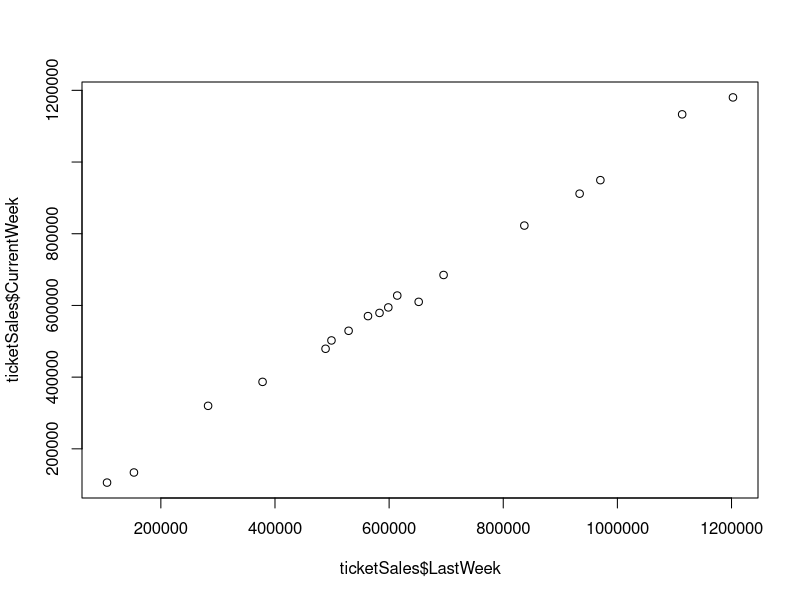
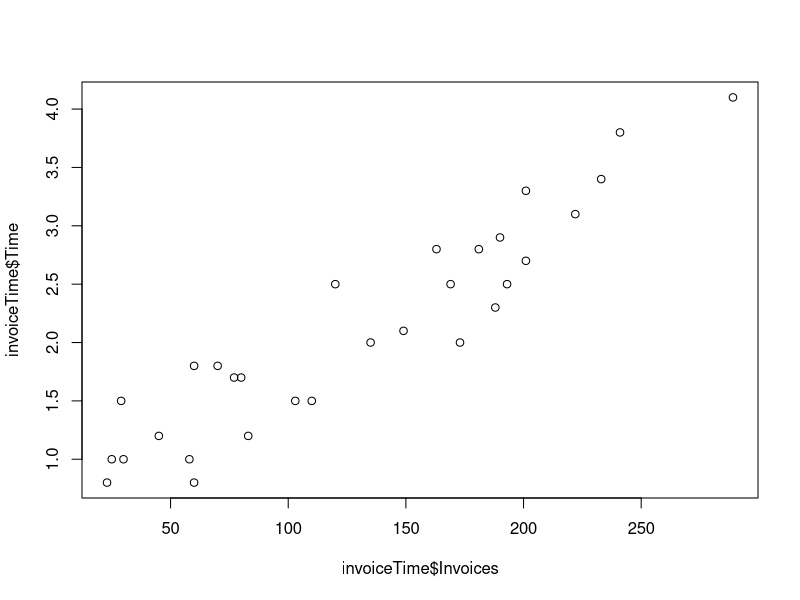

These charts were generated, in order, by the following R code:
## ---- chunk 1
knitr::opts_chunk$set(echo = TRUE)
## ---- chunk 2
ticketSales = read.csv("playbill.csv", header=T)
ticketSales[,]
## ---- chunk 3
plot(x = ticketSales$LastWeek, y = ticketSales$CurrentWeek)
## ---- chunk 4
mod = lm( ticketSales$CurrentWeek ~ ticketSales$LastWeek )
mod
## ---- chunk 5
summary(mod)
## ---- chunk 6
bet1_hat = 0.9821 #found using the linear model
x_col = ticketSales$LastWeek
y_col = ticketSales$CurrentWeek
x_bar = mean(x_col)
#x_bar = 622186.6
y_bar = mean(y_col)
#y_bar = 617842.8
sxx = sum((x_col-x_bar)^2)
#sxx = 1.557916 * 10^12
sxy = sum((x_col-x_bar)*(y_col-y_bar))
#sxy = 1.53 * 10^12
#sxy/sxx = 0.9821
s = 18010 #found through the summary of the linear model
t_mult = 2.120 # found using the T Table, equal to t0.25 for 16 degrees of freedom
beta1CIlower = bet1_hat - (t_mult*(s/sqrt(sxx)))
beta1CIupper = bet1_hat + (t_mult*(s/sqrt(sxx)))
## ---- chunk 7
bet0_hat = 6804.8860 #this value was found using the linear model through r in the previous section
x_col = ticketSales$LastWeek
x_bar = mean(x_col)
#x_bar = 622186.6
sxx = sum((x_col-x_bar)^2)
#sxx = 1.557916 * 10^12
s = 18010 #found through the summary of the linear model
t_mult = 2.120 # found using the T Table, equal to t0.25 for 16 degrees of freedom
n = length(x_col)
beta0test = ((bet0_hat - 10000)/(s * sqrt((1/n) + ((x_bar^2)/sxx))))
#beta0test =  -0.3217422
p_val = 2*pt(-abs(beta0test), df = n-2)
#p_val = 0.7518132
## ---- chunk 8
X = 400000 #X value for which we need to find the estimated value
Y = 6804.8860 + (0.9821 * X)
#Y = 399644.9
## ---- chunk 9
#fitted model = 
# Y = 6804.8860 + 0.9821 * X
x_curr = 400000 #the value at which we need to find the prediction interval
y_hat = 6804.8860 + (0.9821 * x_curr)
#y_hat = 399644.9.
x_col = ticketSales$LastWeek
x_bar = mean(x_col)
#x_bar = 622186.6
sxx = sum((x_col-x_bar)^2)
#sxx = 1.557916 * 10^12
s = 18010 #found through the summary of the linear model
t_mult = 2.120 # found using the T Table, equal to t0.25 for 16 degrees of freedom
n = length(x_col)
yPILower = y_hat - (t_mult * s * sqrt(1 + (1/n) + (((x_curr - x_bar)^2)/sxx) ))
yPIUpper = y_hat + (t_mult * s * sqrt(1 + (1/n) + (((x_curr - x_bar)^2)/sxx) ))
#yPILower = 359833
#yPIUpper = 439456.8
## ---- chunk 10
invoiceTime = read.table("invoices.txt", header = T)
invoiceTime[,]
## ---- chunk 11
plot(x = invoiceTime$Invoices, y = invoiceTime$Time)
## ---- chunk 12
mod = lm(invoiceTime$Time ~ invoiceTime$Invoices )
mod
## ---- chunk 13
summary(mod)
## ---- chunk 14
bet0_hat = 0.6417099 #using the linear model fit from prevous section
stderror = 0.1222707
n = 30
t_mult = 2.048 #found using the T Table, equal to t0.25 for 28 degrees of freedom
beta0CIlower = bet0_hat - ( t_mult * stderror )
beta0CIupper = bet0_hat + ( t_mult * stderror )
#beta0CIlower = 0.3912
#beta0CIupper = 0.8921
## ---- chunk 15
bet0_hat = 0.6417099 #using the linear model fit from prevous section
x_col = invoiceTime$Invoices
x_bar = mean(x_col)
#x_bar = 130.0333
sxx = sum((x_col-x_bar)^2)
#sxx = 162367
n = length(x_col)
#n = 30
s = 0.3298 #found through the summary of the linear model
t_mult = 2.048 #found using the T Table, equal to t0.25 for 28 degrees of freedom
beta0CIlower = bet0_hat - ( t_mult * s * sqrt( (1/n) + ((x_bar^2)/(sxx)) ) )
beta0CIupper = bet0_hat + ( t_mult * s * sqrt( (1/n) + ((x_bar^2)/(sxx)) ) )
#beta0CIlower = 0.3912792
#beta0CIupper = 0.8921406
## ---- chunk 16
bet1_hat = 0.0112916
stderror = 0.0008184
n = 30
beta1test = ( ( bet1_hat - 0.01 )/( stderror ) )
#beta1test = 1.57807
p_val = 2*pt(-abs(beta1test), df = n-2)
#p_val = 0.1257
## ---- chunk 17
bet1_hat = 0.0112916 #found using the linear model in the previous sections
x_col = invoiceTime$Invoices
y_col = invoiceTime$Time
x_bar = mean(x_col)
#x_bar = 130.0333
y_bar = mean(y_col)
#y_bar = 2.11
sxx = sum((x_col-x_bar)^2)
#sxx = 162367
sxy = sum((x_col-x_bar)*(y_col-y_bar))
#sxy = 1833.39
#sxy/sxx = 0.0112916
n = length(x_col)
s = 0.3298 #found through the summary of the linear model
t_mult = 2.048 #found using the T Table, equal to t0.25 for 28 degrees of freedom
beta1test = ( ( bet1_hat - 0.01 )/( s/sqrt( sxx ) ) )
#beta1test = 1.57807
p_val = 2*pt(-abs(beta1test), df = n-2)
#p_val = 0.1257819
## ---- chunk 18
X = 130 #X value for which we need to find the estimated value
Y = 0.6417099 + 0.0112916 * X
#Y = 2.109618
## ---- chunk 19
#fitted model = 
# Y = 0.6417099 + 0.0112916 * X
x_curr = 130 #the value at which we need to find the prediction interval
y_hat = 0.6417099 + (0.0112916 * x_curr)
#y_hat = 2.109618
x_col = invoiceTime$Invoices
x_bar = mean(x_col)
#x_bar = 130.0333
sxx = sum((x_col-x_bar)^2)
#sxx = 162367
n = length(x_col)
s = 0.3298 #found through the summary of the linear model
t_mult = 2.048 #found using the T Table, equal to t0.25 for 28 degrees of freedom
yPILower = y_hat - (t_mult * s * sqrt(1 + (1/n) + (((x_curr - x_bar)^2)/sxx) ))
yPIUpper = y_hat + (t_mult * s * sqrt(1 + (1/n) + (((x_curr - x_bar)^2)/sxx) ))
#yPILower = 1.423023
#yPIUpper = 2.796213
